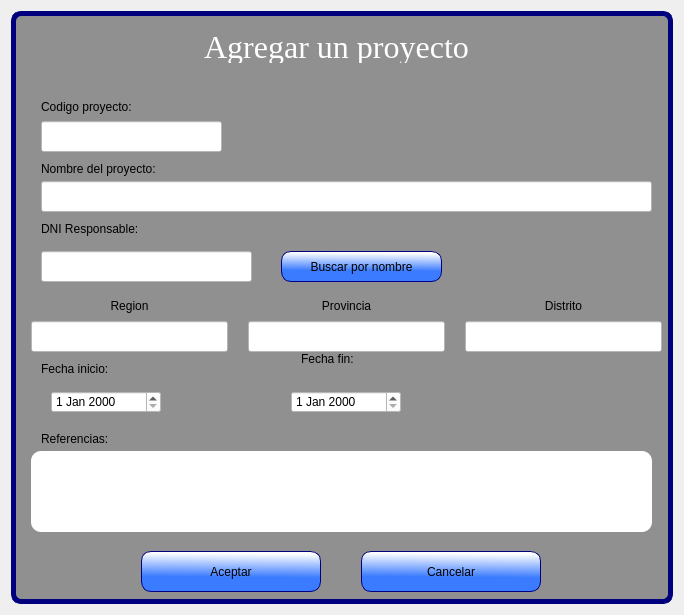
<?xml version="1.0" encoding="UTF-8"?>
<ui version="4.0">
 <class>Dialog</class>
 <widget class="QDialog" name="Dialog">
  <property name="geometry">
   <rect>
    <x>0</x>
    <y>0</y>
    <width>684</width>
    <height>615</height>
   </rect>
  </property>
  <property name="windowTitle">
   <string>Dialog</string>
  </property>
  <layout class="QVBoxLayout" name="verticalLayout_2">
   <item>
    <widget class="QFrame" name="frame_2">
     <property name="styleSheet">
      <string notr="true">QFrame{
	font: 12pt &quot;MS Shell Dlg 2&quot;;
	border: 5px solid rgb(0, 0, 127);
	border-radius:10px;
	background-color: rgb(144, 144, 144);
}
QPushButton{
border: 1px solid rgb(0, 0, 127);
font: 12pt &quot;MS Shell Dlg 2&quot;;
border-radius:10px;
background-color: qlineargradient(spread:pad, x1:0.409318, y1:0.636, x2:0.432, y2:0.0454545, stop:0 rgba(59, 123, 255, 255), stop:1 rgba(255, 255, 255, 255));
}

QPushButton:hover{
background-color: white;
}
QLineEdit{
background-color: white;
	font: 12pt &quot;MS Shell Dlg 2&quot;;
}
QComboBox{
background-color: white;
}
QDateEdit{
background-color: white;
font: 12pt &quot;MS Shell Dlg 2&quot;;
}
QLabel{
border:none;
}</string>
     </property>
     <property name="frameShape">
      <enum>QFrame::StyledPanel</enum>
     </property>
     <property name="frameShadow">
      <enum>QFrame::Raised</enum>
     </property>
     <widget class="QFrame" name="frame">
      <property name="geometry">
       <rect>
        <x>10</x>
        <y>10</y>
        <width>631</width>
        <height>51</height>
       </rect>
      </property>
      <property name="styleSheet">
       <string notr="true">border:none;</string>
      </property>
      <property name="frameShape">
       <enum>QFrame::StyledPanel</enum>
      </property>
      <property name="frameShadow">
       <enum>QFrame::Raised</enum>
      </property>
      <layout class="QVBoxLayout" name="verticalLayout">
       <item>
        <widget class="QLabel" name="label">
         <property name="font">
          <font>
           <family>Times New Roman</family>
           <pointsize>24</pointsize>
           <weight>9</weight>
           <italic>false</italic>
           <bold>false</bold>
          </font>
         </property>
         <property name="styleSheet">
          <string notr="true">color: rgb(255, 255, 255);
font: 75 24pt &quot;Times New Roman&quot;;</string>
         </property>
         <property name="text">
          <string>Agregar un proyecto</string>
         </property>
         <property name="alignment">
          <set>Qt::AlignCenter</set>
         </property>
        </widget>
       </item>
      </layout>
     </widget>
     <widget class="QLabel" name="label_2">
      <property name="geometry">
       <rect>
        <x>30</x>
        <y>80</y>
        <width>131</width>
        <height>31</height>
       </rect>
      </property>
      <property name="text">
       <string>Codigo proyecto:</string>
      </property>
     </widget>
     <widget class="QLabel" name="label_3">
      <property name="geometry">
       <rect>
        <x>30</x>
        <y>150</y>
        <width>251</width>
        <height>16</height>
       </rect>
      </property>
      <property name="text">
       <string>Nombre del proyecto:</string>
      </property>
     </widget>
     <widget class="QLabel" name="label_4">
      <property name="geometry">
       <rect>
        <x>30</x>
        <y>210</y>
        <width>151</width>
        <height>16</height>
       </rect>
      </property>
      <property name="text">
       <string>DNI Responsable:</string>
      </property>
     </widget>
     <widget class="QLineEdit" name="lineEdit">
      <property name="geometry">
       <rect>
        <x>30</x>
        <y>110</y>
        <width>181</width>
        <height>31</height>
       </rect>
      </property>
      <property name="styleSheet">
       <string notr="true">background-color: rgb(255, 255, 255);</string>
      </property>
     </widget>
     <widget class="QLineEdit" name="lineEdit_2">
      <property name="geometry">
       <rect>
        <x>30</x>
        <y>170</y>
        <width>611</width>
        <height>31</height>
       </rect>
      </property>
      <property name="styleSheet">
       <string notr="true">background-color: rgb(255, 255, 255);</string>
      </property>
     </widget>
     <widget class="QLineEdit" name="lineEdit_3">
      <property name="geometry">
       <rect>
        <x>30</x>
        <y>240</y>
        <width>211</width>
        <height>31</height>
       </rect>
      </property>
      <property name="styleSheet">
       <string notr="true">background-color: rgb(255, 255, 255);</string>
      </property>
     </widget>
     <widget class="QPushButton" name="pushButton">
      <property name="geometry">
       <rect>
        <x>270</x>
        <y>240</y>
        <width>161</width>
        <height>31</height>
       </rect>
      </property>
      <property name="text">
       <string>Buscar por nombre</string>
      </property>
     </widget>
     <widget class="QPushButton" name="pushButton_2">
      <property name="geometry">
       <rect>
        <x>130</x>
        <y>540</y>
        <width>180</width>
        <height>41</height>
       </rect>
      </property>
      <property name="text">
       <string>Aceptar</string>
      </property>
     </widget>
     <widget class="QPushButton" name="pushButton_3">
      <property name="geometry">
       <rect>
        <x>350</x>
        <y>540</y>
        <width>180</width>
        <height>41</height>
       </rect>
      </property>
      <property name="text">
       <string>Cancelar</string>
      </property>
     </widget>
     <widget class="QLabel" name="label_9">
      <property name="geometry">
       <rect>
        <x>30</x>
        <y>350</y>
        <width>181</width>
        <height>16</height>
       </rect>
      </property>
      <property name="text">
       <string>Fecha inicio:</string>
      </property>
     </widget>
     <widget class="QLabel" name="label_10">
      <property name="geometry">
       <rect>
        <x>290</x>
        <y>340</y>
        <width>151</width>
        <height>16</height>
       </rect>
      </property>
      <property name="text">
       <string>Fecha fin:</string>
      </property>
     </widget>
     <widget class="QLabel" name="label_11">
      <property name="geometry">
       <rect>
        <x>30</x>
        <y>420</y>
        <width>151</width>
        <height>16</height>
       </rect>
      </property>
      <property name="text">
       <string>Referencias:</string>
      </property>
     </widget>
     <widget class="QPlainTextEdit" name="plainTextEdit">
      <property name="geometry">
       <rect>
        <x>20</x>
        <y>440</y>
        <width>621</width>
        <height>81</height>
       </rect>
      </property>
      <property name="styleSheet">
       <string notr="true">border: none;
background-color: rgb(255, 255, 255);</string>
      </property>
      <property name="plainText">
       <string/>
      </property>
     </widget>
     <widget class="QFrame" name="frame_3">
      <property name="geometry">
       <rect>
        <x>20</x>
        <y>280</y>
        <width>631</width>
        <height>61</height>
       </rect>
      </property>
      <property name="styleSheet">
       <string notr="true">QFrame{
border:none;
}</string>
      </property>
      <property name="frameShape">
       <enum>QFrame::StyledPanel</enum>
      </property>
      <property name="frameShadow">
       <enum>QFrame::Raised</enum>
      </property>
      <layout class="QHBoxLayout" name="horizontalLayout">
       <property name="spacing">
        <number>20</number>
       </property>
       <property name="leftMargin">
        <number>0</number>
       </property>
       <property name="topMargin">
        <number>0</number>
       </property>
       <property name="rightMargin">
        <number>0</number>
       </property>
       <property name="bottomMargin">
        <number>0</number>
       </property>
       <item>
        <widget class="QFrame" name="frame_4">
         <property name="frameShape">
          <enum>QFrame::StyledPanel</enum>
         </property>
         <property name="frameShadow">
          <enum>QFrame::Raised</enum>
         </property>
         <layout class="QVBoxLayout" name="verticalLayout_3">
          <property name="spacing">
           <number>0</number>
          </property>
          <property name="leftMargin">
           <number>0</number>
          </property>
          <property name="topMargin">
           <number>0</number>
          </property>
          <property name="rightMargin">
           <number>0</number>
          </property>
          <property name="bottomMargin">
           <number>0</number>
          </property>
          <item>
           <widget class="QLabel" name="label_5">
            <property name="text">
             <string>Region</string>
            </property>
            <property name="alignment">
             <set>Qt::AlignCenter</set>
            </property>
           </widget>
          </item>
          <item>
           <widget class="QLineEdit" name="lineEdit_4">
            <property name="minimumSize">
             <size>
              <width>0</width>
              <height>31</height>
             </size>
            </property>
            <property name="styleSheet">
             <string notr="true">background-color: rgb(255, 255, 255);</string>
            </property>
           </widget>
          </item>
         </layout>
        </widget>
       </item>
       <item>
        <widget class="QFrame" name="frame_5">
         <property name="frameShape">
          <enum>QFrame::StyledPanel</enum>
         </property>
         <property name="frameShadow">
          <enum>QFrame::Raised</enum>
         </property>
         <layout class="QVBoxLayout" name="verticalLayout_4">
          <property name="spacing">
           <number>0</number>
          </property>
          <property name="leftMargin">
           <number>0</number>
          </property>
          <property name="topMargin">
           <number>0</number>
          </property>
          <property name="rightMargin">
           <number>0</number>
          </property>
          <property name="bottomMargin">
           <number>0</number>
          </property>
          <item>
           <widget class="QLabel" name="label_7">
            <property name="text">
             <string>Provincia</string>
            </property>
            <property name="alignment">
             <set>Qt::AlignCenter</set>
            </property>
           </widget>
          </item>
          <item>
           <widget class="QLineEdit" name="lineEdit_6">
            <property name="minimumSize">
             <size>
              <width>0</width>
              <height>31</height>
             </size>
            </property>
            <property name="styleSheet">
             <string notr="true">background-color: rgb(255, 255, 255);</string>
            </property>
           </widget>
          </item>
         </layout>
        </widget>
       </item>
       <item>
        <widget class="QFrame" name="frame_6">
         <property name="frameShape">
          <enum>QFrame::StyledPanel</enum>
         </property>
         <property name="frameShadow">
          <enum>QFrame::Raised</enum>
         </property>
         <layout class="QVBoxLayout" name="verticalLayout_5">
          <property name="spacing">
           <number>0</number>
          </property>
          <property name="leftMargin">
           <number>0</number>
          </property>
          <property name="topMargin">
           <number>0</number>
          </property>
          <property name="rightMargin">
           <number>0</number>
          </property>
          <property name="bottomMargin">
           <number>0</number>
          </property>
          <item>
           <widget class="QLabel" name="label_8">
            <property name="text">
             <string>Distrito</string>
            </property>
            <property name="alignment">
             <set>Qt::AlignCenter</set>
            </property>
           </widget>
          </item>
          <item>
           <widget class="QLineEdit" name="lineEdit_7">
            <property name="minimumSize">
             <size>
              <width>0</width>
              <height>31</height>
             </size>
            </property>
            <property name="styleSheet">
             <string notr="true">background-color: rgb(255, 255, 255);</string>
            </property>
           </widget>
          </item>
         </layout>
        </widget>
       </item>
      </layout>
     </widget>
     <widget class="QDateEdit" name="dateEdit">
      <property name="geometry">
       <rect>
        <x>40</x>
        <y>380</y>
        <width>110</width>
        <height>22</height>
       </rect>
      </property>
     </widget>
     <widget class="QDateEdit" name="dateEdit_2">
      <property name="geometry">
       <rect>
        <x>280</x>
        <y>380</y>
        <width>110</width>
        <height>22</height>
       </rect>
      </property>
     </widget>
    </widget>
   </item>
  </layout>
 </widget>
 <resources/>
 <connections/>
</ui>
